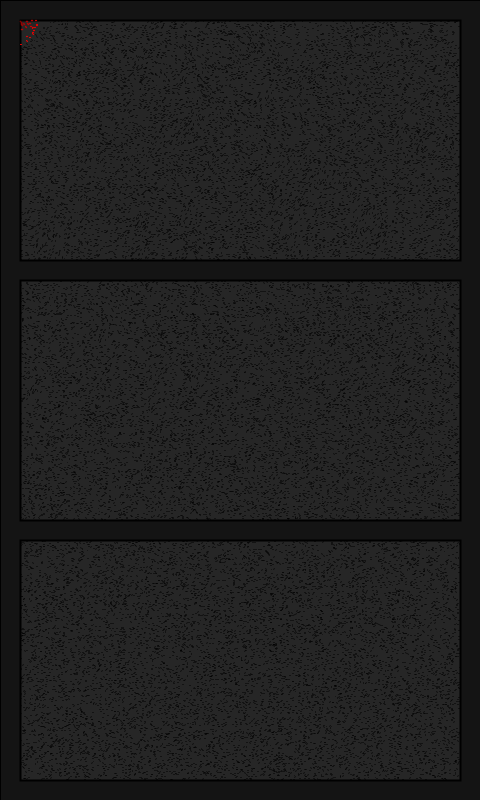
Frame 1 (no input)
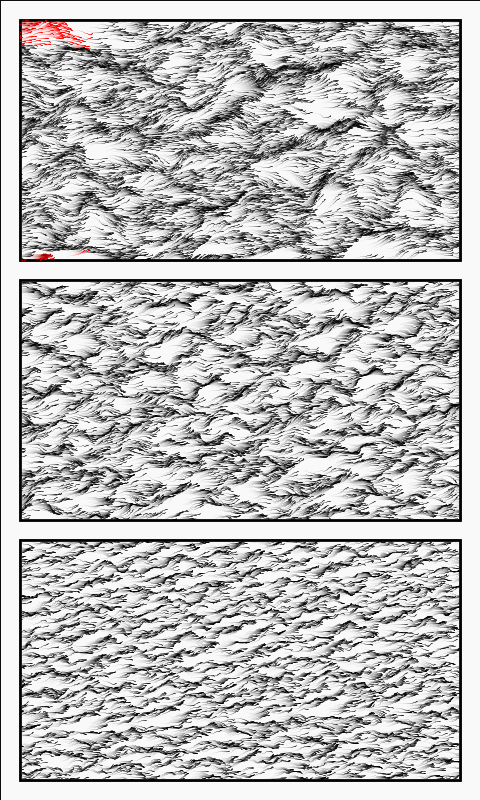
Frame 60 (the mouse pressed at the canvas centre just before this capture)
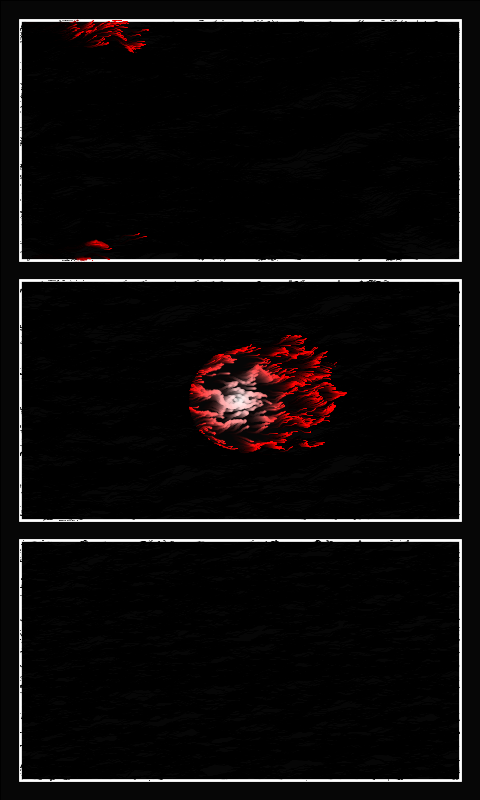
Frame 120 (the mouse held since frame 60 and released just before this capture)

The Processing sketch that drew these frames (run headless with seeded random() and noise(); from frame 60 on, the mouse is pressed at the canvas centre):

// Processing sketch: perlin_panes_with_red
// ── perlin_panes_with_red.pde
int MAX_FRAMES = 200;
int SEED = 157; // use a constant seed for consistent results
int PADDING = 20;

// Rectangle dimensions
float rectHeight;
float rectWidth;

// Flow Field Config - Pane 1
int PARTICLE_COUNT_1 = 10000;
float FLOW_SPEED_1 = 0.08;
float FLOW_SCALE_1 = 0.05;

// Flow Field Config - Pane 2 
int PARTICLE_COUNT_2 = 10000;
float FLOW_SPEED_2 = 0.09;
float FLOW_SCALE_2 = 0.1;

// Flow Field Config - Pane 3 
int PARTICLE_COUNT_3 = 10000;
float FLOW_SPEED_3 = 0.1;
float FLOW_SCALE_3 = 0.2;

Particle[] particles1;
Particle[] particles2;
Particle[] particles3;

boolean inverted = true;

// Particle size variables
float DEFAULT_PARTICLE_SIZE = 1;
float RED_PARTICLE_SIZE = 3;

// Decay speed variable
float DECAY_SPEED = 0.0005;

void setup() {
  size(480, 800);
  background(0);
  randomSeed(SEED);
  noiseSeed(SEED);
  strokeCap(ROUND);
  noFill();

  rectHeight = (height - PADDING * 4) / 3.0;
  rectWidth = width - PADDING * 2;
  
  particles1 = new Particle[PARTICLE_COUNT_1];
  for (int i = 0; i < PARTICLE_COUNT_1; i++) {
    particles1[i] = new Particle(rectWidth, rectHeight);
  }

  particles2 = new Particle[PARTICLE_COUNT_2];
  for (int i = 0; i < PARTICLE_COUNT_2; i++) {
    particles2[i] = new Particle(rectWidth, rectHeight);
  }

  particles3 = new Particle[PARTICLE_COUNT_3];
  for (int i = 0; i < PARTICLE_COUNT_3; i++) {
    particles3[i] = new Particle(rectWidth, rectHeight);
  }
}

void draw() {
  if (frameCount > MAX_FRAMES) {
    noLoop();
    return;
  }

  int fadeColor = inverted ? 255 : 0;
  fill(fadeColor, 20);
  rect(0, 0, width, height);

  // Top Rectangle: Flow Field 1
  pushMatrix();
  translate(PADDING, PADDING);
  stroke(inverted ? 0 : 255);
  strokeWeight(2);
  rect(0, 0, rectWidth, rectHeight);
  drawFlowField(particles1, FLOW_SPEED_1, FLOW_SCALE_1, PADDING, PADDING);
  popMatrix();

  // Middle Rectangle: Flow Field 2
  pushMatrix();
  translate(PADDING, PADDING * 2 + rectHeight);
  stroke(inverted ? 0 : 255);
  strokeWeight(2);
  rect(0, 0, rectWidth, rectHeight);
  drawFlowField(particles2, FLOW_SPEED_2, FLOW_SCALE_2, PADDING, PADDING * 2 + rectHeight);
  popMatrix();

  // Bottom Rectangle: Flow Field 3
  pushMatrix();
  translate(PADDING, PADDING * 3 + rectHeight * 2);
  stroke(inverted ? 0 : 255);
  strokeWeight(2);
  rect(0, 0, rectWidth, rectHeight);
  drawFlowField(particles3, FLOW_SPEED_3, FLOW_SCALE_3, PADDING, PADDING * 3 + rectHeight * 2);
  popMatrix();
}

void drawFlowField(Particle[] particles, float flowSpeed, float flowScale, float rectX, float rectY) {
  rectMode(CORNER);
  
  for (int i = 0; i < particles.length; i++) {
    particles[i].update(flowSpeed, flowScale);
    particles[i].display(rectX, rectY);
  }
}

void mousePressed() {
  inverted = !inverted;
  background(inverted ? 255 : 0);
  resetParticleColors();
}

void resetParticleColors() {
  for (Particle p : particles1) {
    p.setOriginalColor(inverted);
  }
  for (Particle p : particles2) {
    p.setOriginalColor(inverted);
  }
  for (Particle p : particles3) {
    p.setOriginalColor(inverted);
  }
}

class Particle {
  PVector pos;
  PVector prevPos;
  PVector vel;
  PVector acc;
  float parentWidth;
  float parentHeight;
  int particleColor;
  int originalColor;
  float particleSize;

  Particle(float parentWidth, float parentHeight) {
    this.parentWidth = parentWidth;
    this.parentHeight = parentHeight;
    this.pos = new PVector(random(this.parentWidth), random(this.parentHeight));
    this.prevPos = pos.copy();
    this.vel = new PVector(0, 0);
    this.acc = new PVector(0, 0);
    setOriginalColor(inverted);
    this.particleColor = this.originalColor;
    this.particleSize = DEFAULT_PARTICLE_SIZE;
  }
  
  void setOriginalColor(boolean invertedState) {
    this.originalColor = invertedState ? color(0, 150) : color(255, 150);
  }

  void update(float flowSpeed, float flowScale) {
    this.prevPos = this.pos.copy();
    float n = noise(pos.x * flowScale, pos.y * flowScale, frameCount * flowSpeed);
    float angle = map(n, 0, 1, -PI, PI);
    PVector force = PVector.fromAngle(angle);
    force.add(new PVector(1, 0));
    acc.add(force);
    vel.add(acc);
    vel.limit(1);
    pos.add(vel);
    acc.mult(0);

    if (pos.x < 0) {
      pos.x = this.parentWidth;
      prevPos = pos.copy();
    }
    if (pos.x > this.parentWidth) {
      pos.x = 0;
      prevPos = pos.copy();
    }
    if (pos.y < 0) {
      pos.y = this.parentHeight;
      prevPos = pos.copy();
    }
    if (pos.y > this.parentHeight) {
      pos.y = 0;
      prevPos = pos.copy();
    }
  }
  
  void display(float rectX, float rectY) {
    float distance = dist(mouseX, mouseY, rectX + pos.x, rectY + pos.y);
    float fadeDistance = 50; 

    if (distance < fadeDistance) {
      float t = map(distance, 0, fadeDistance, 1, 0);
      particleColor = lerpColor(color(255, 0, 0), originalColor, t);
      particleSize = lerp(DEFAULT_PARTICLE_SIZE, RED_PARTICLE_SIZE, t);
    } else {
      particleColor = lerpColor(particleColor, originalColor, DECAY_SPEED);
      particleSize = lerp(particleSize, DEFAULT_PARTICLE_SIZE, DECAY_SPEED);
    }
    
    stroke(particleColor);
    strokeWeight(particleSize);
    line(prevPos.x, prevPos.y, pos.x, pos.y);
  }
}
